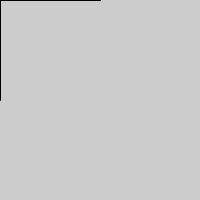
Frame 1 (no input)
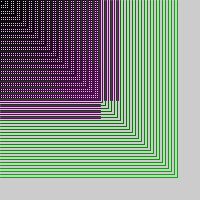
Frame 60 (the mouse pressed at the canvas centre just before this capture)
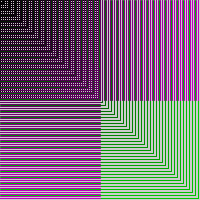
Frame 120 (the mouse held since frame 60 and released just before this capture)

The Processing sketch that drew these frames (run headless with seeded random() and noise(); from frame 60 on, the mouse is pressed at the canvas centre):

// Processing sketch: processing_166374
// ── processing_166374.pde

int a=0;
int b=0;

void setup(){
  size(200,200);
  //set the screen size
}

void draw(){
  stroke(a,0,a);
  line(a,0,a,100);
  line(0,a,100,a);
  //draw the 'grid' of lines, using the stroke that will gradually turn from black to purple
  stroke(0,b,0);
  line(0,b,b,b);
  line(b,b,b,0);
  //draw the 'expanding square' that gradually turns green
  a+=2;
  b+=3;
  //increasing the two variables by 2 and 3 
}
